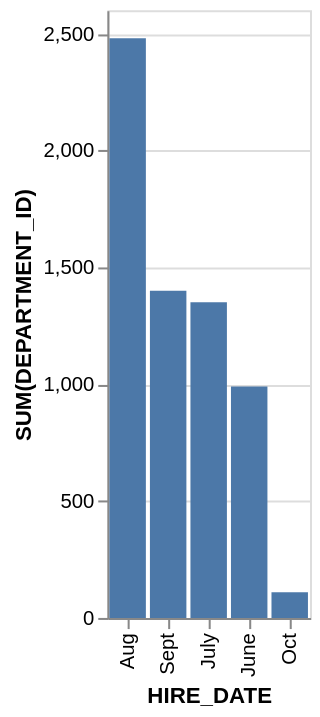

This figure's Vega-Lite source:
### Vega-Lite specification from a JSON file in a GitHub repository (floating-point values rounded to 4 significant figures)
{"data": {"values": [{"x_data": "Aug", "y_data": 2480}, {"x_data": "Sept", "y_data": 1400}, {"x_data": "July", "y_data": 1350}, {"x_data": "June", "y_data": 990}, {"x_data": "Oct", "y_data": 110}]}, "mark": "bar", "encoding": {"x": {"field": "x_data", "type": "nominal", "title": "HIRE_DATE", "sort": {"op": "sum", "field": "y_data", "order": "descending"}}, "y": {"field": "y_data", "type": "quantitative", "title": "SUM(DEPARTMENT_ID)"}}}
